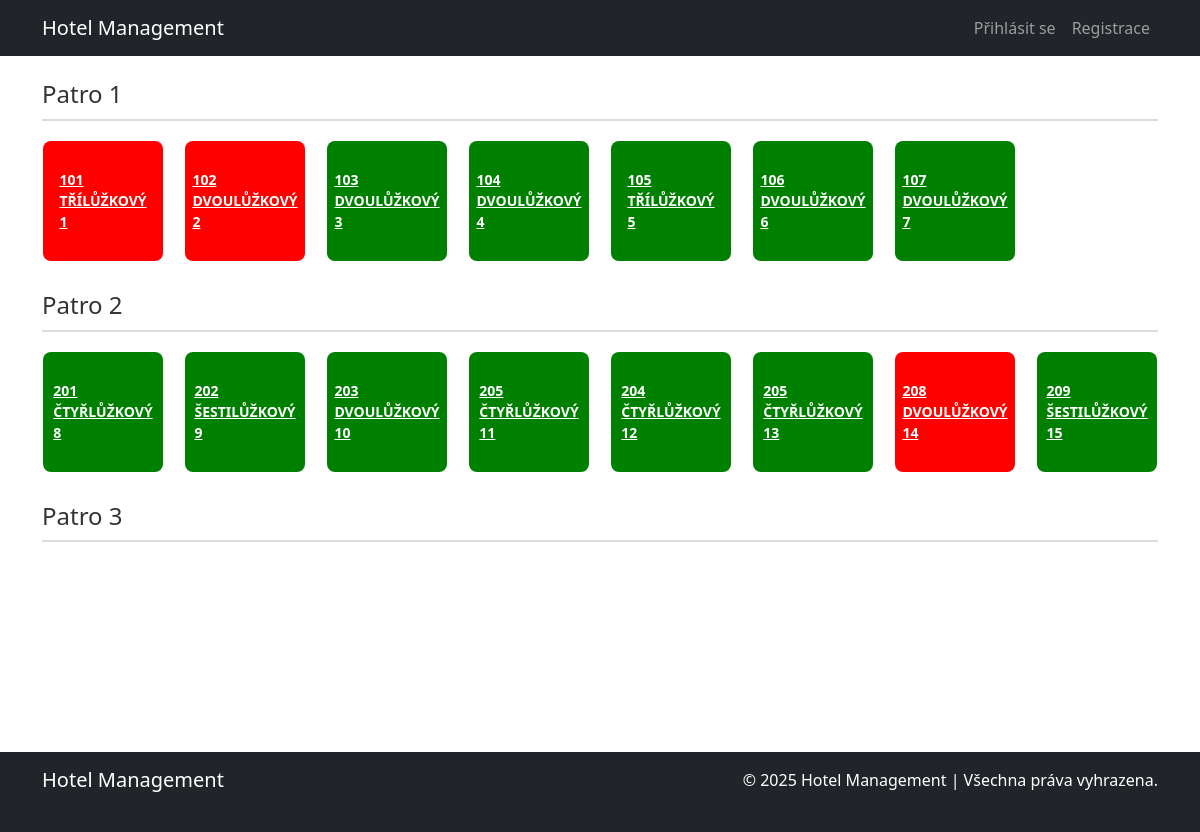
The app's page /, older data.
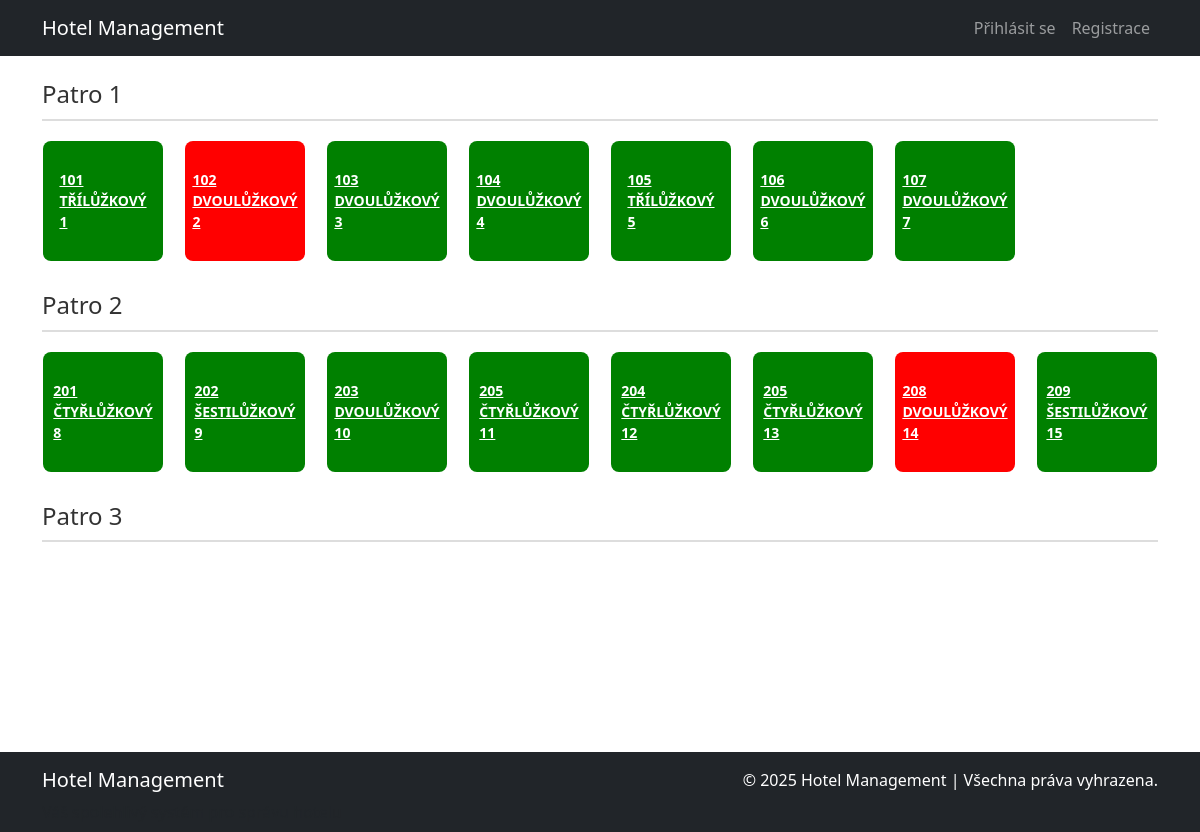
The same page, newer data.
### blog/views.py (the view)
# urls.py: path('', views.index, name='index'),
def index(request):
    rooms = Room.objects.all()
    floors = {
        "1": [],
        "2": [],
        "3": []
    }
    for room in rooms:
        floor_number = str(room.room_number)[0]
        if floor_number in floors:
            floors[floor_number].append(room)
    return render(request, 'management/reservation/reservation_rooms.html', {'floors': floors})

### blog/templates/management/reservation/reservation_rooms.html (shortened to what this page needs)
{% extends 'base.html' %}
{% block content %}
{% for floor_number, rooms in floors.items %}
<div class="floor">
    <h2>Patro {{ floor_number }}</h2>
    <div class="room-grid">
        {% for room in rooms %}
            <a href="{% url 'create_reservation' room.room_id %}" class="room {% if room.is_occupied %}occupied{% else %}free{% endif %}">
                {{ room.room_number }} <br>
                {{ room.room_type.name }} <br>
                {{room.room_id}}
            </a>
        {% endfor %}
    </div>
</div>
{% endfor %}
{% endblock %}

Row changes from the older to the newer data that the page shows:
changed Room id 1: is_occupied True → False (drawn)
